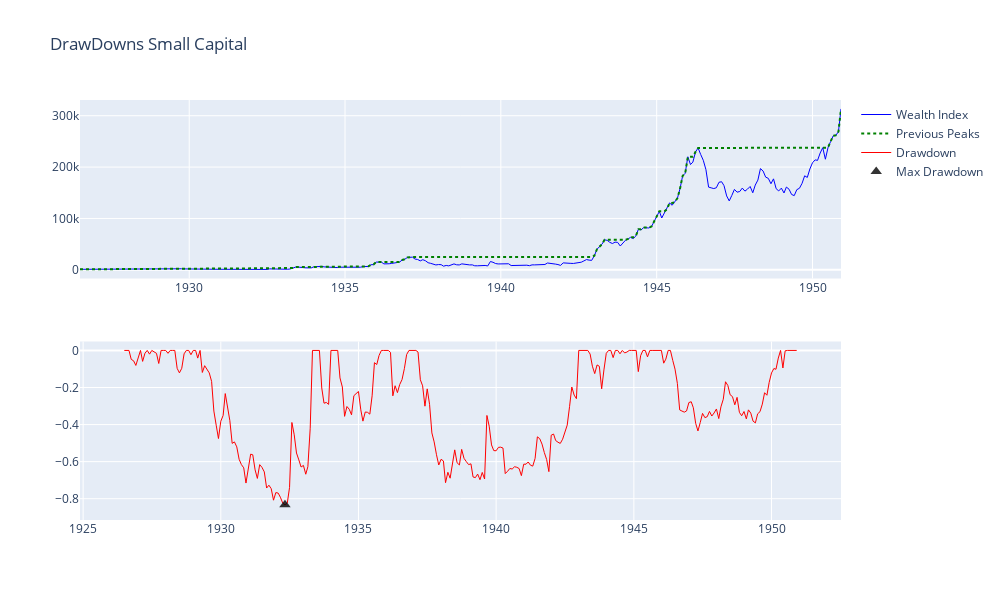

Write notebook code for a chart like this one.
### Markdown cell above
### Visualización de un tramo temporal

### Code cell
max_year='1950'
erk.plot_drawdowns(df_drawdowns_sc.loc[:max_year], title='DrawDowns Small Capital')

### Figure 1 — Plotly figure (JSON) as saved in the notebook; plotly's stock layout.template omitted (floating-point values rounded to 4 significant figures; data arrays with more than 128 entries replaced by an {"elided": "..."} marker saying what was removed)
{"data": [{"hovertemplate": "%{y:.5f}", "line": {"color": "blue", "width": 1}, "mode": "lines", "name": "Wealth Index", "type": "scatter", "x": {"elided": "294 str values"}, "xaxis": "x", "y": {"elided": "294 float values"}, "yaxis": "y"}, {"hovertemplate": "%{y:.5f}", "line": {"color": "green", "dash": "dot", "width": 2}, "mode": "lines", "name": "Previous Peaks", "type": "scatter", "x": {"elided": "294 str values"}, "xaxis": "x", "y": {"elided": "294 float values"}, "yaxis": "y"}, {"hovertemplate": "%{y:.5f}", "line": {"color": "red", "width": 1}, "mode": "lines", "name": "Drawdown", "type": "scatter", "x": {"elided": "294 str values"}, "xaxis": "x2", "y": {"elided": "294 float values"}, "yaxis": "y2"}, {"hovertemplate": "%{y:.5f}", "marker": {"color": "black", "opacity": 0.8, "size": 10, "symbol": "triangle-up"}, "mode": "markers", "name": "Max Drawdown", "type": "scatter", "x": {"elided": "294 str values"}, "xaxis": "x2", "y": {"elided": "294 float values"}, "yaxis": "y2"}], "layout": {"height": 600, "hoverdistance": 200, "hovermode": "x unified", "spikedistance": 200, "title": {"text": "DrawDowns Small Capital"}, "transition": {"duration": 500}, "width": 1000, "xaxis": {"anchor": "y", "domain": [0, 1], "showspikes": true, "spikecolor": "#999999", "spikemode": "across", "spikethickness": 2}, "xaxis2": {"anchor": "y2", "domain": [0, 1], "showspikes": true, "spikecolor": "#999999", "spikemode": "across", "spikethickness": 2}, "yaxis": {"anchor": "x", "domain": [0.575, 1], "tickprefix": ""}, "yaxis2": {"anchor": "x2", "domain": [0, 0.425], "tickprefix": ""}}}
